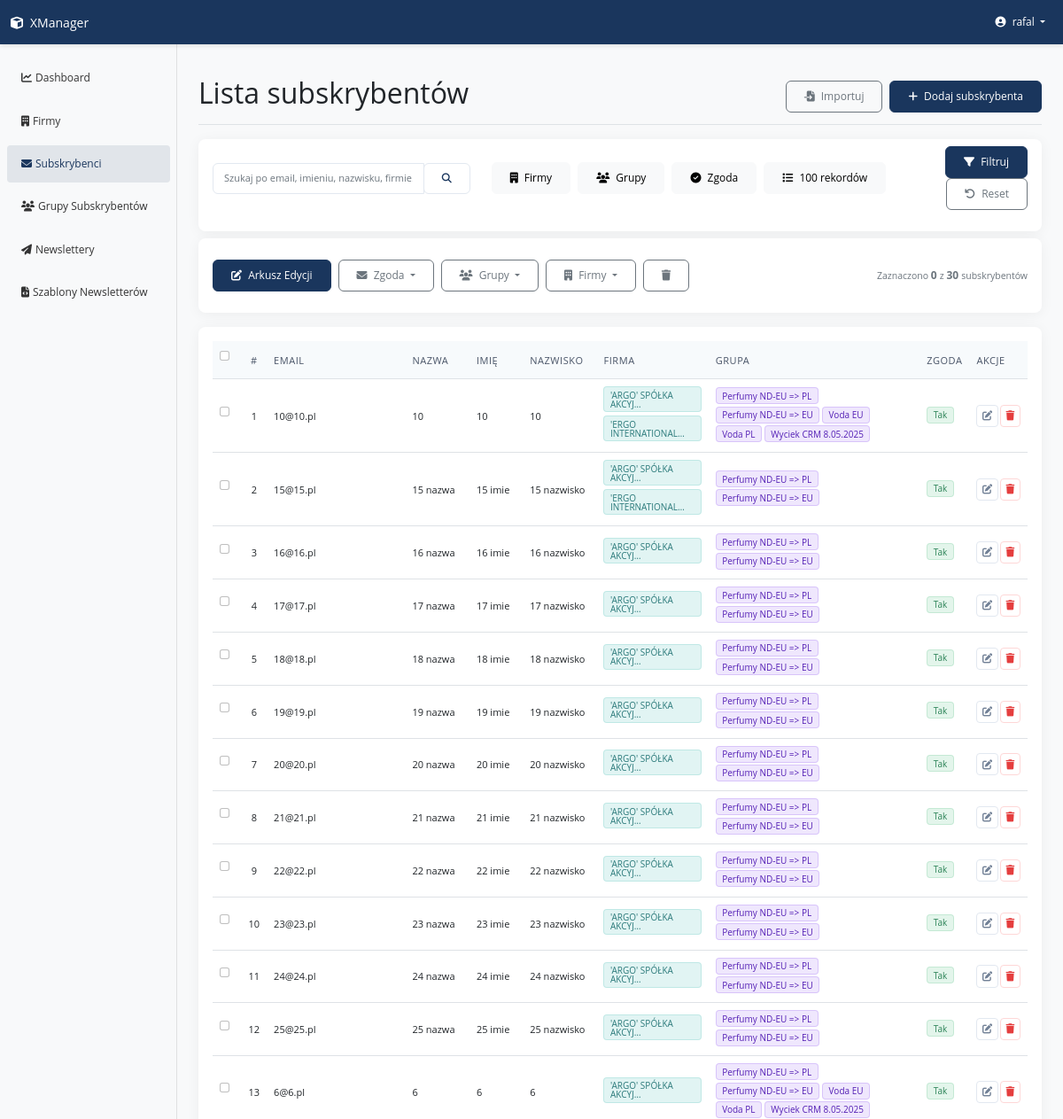
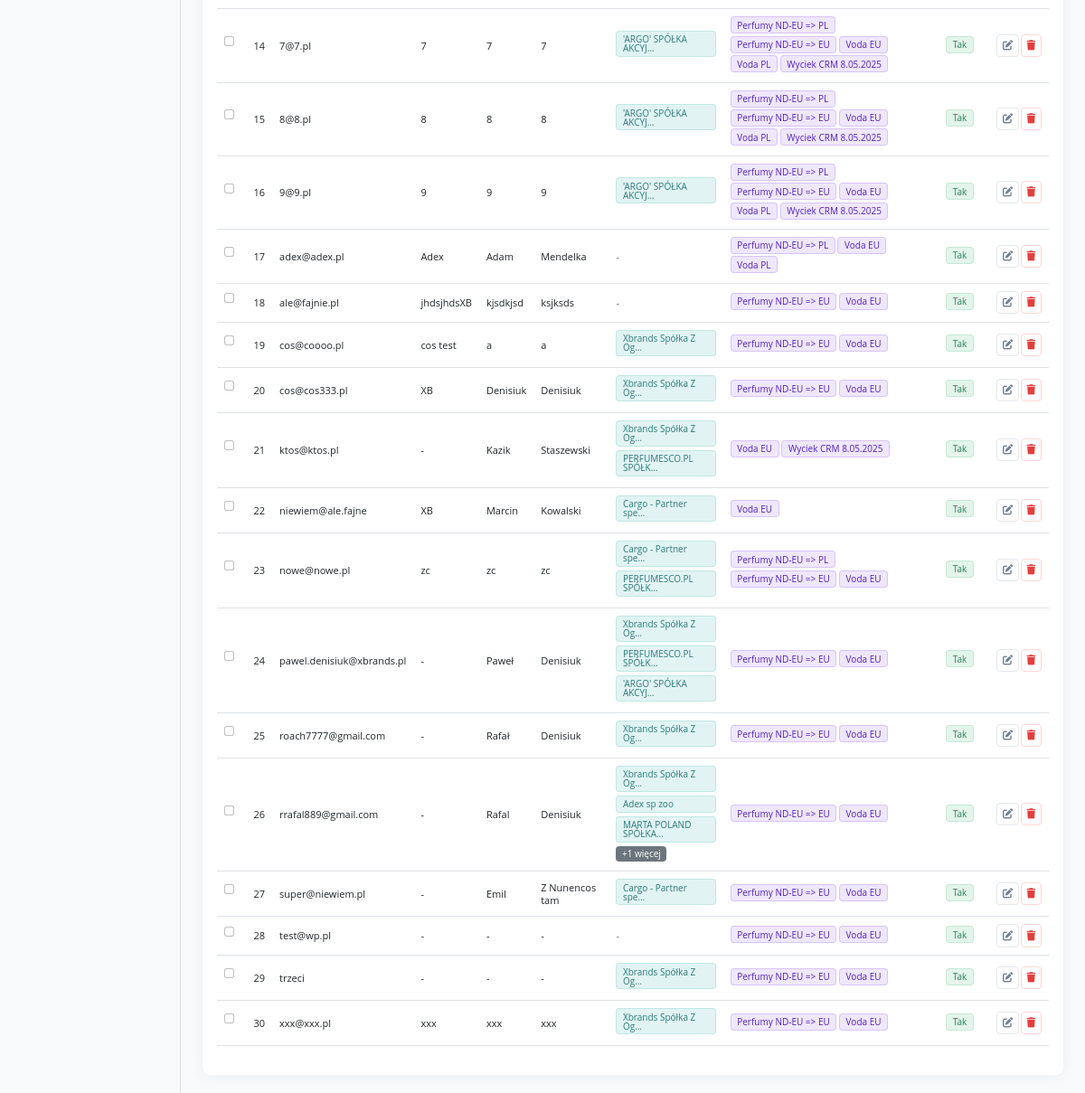
Page /subscribers/ (signed in) on the earlier database version (2 pictures, top to bottom).
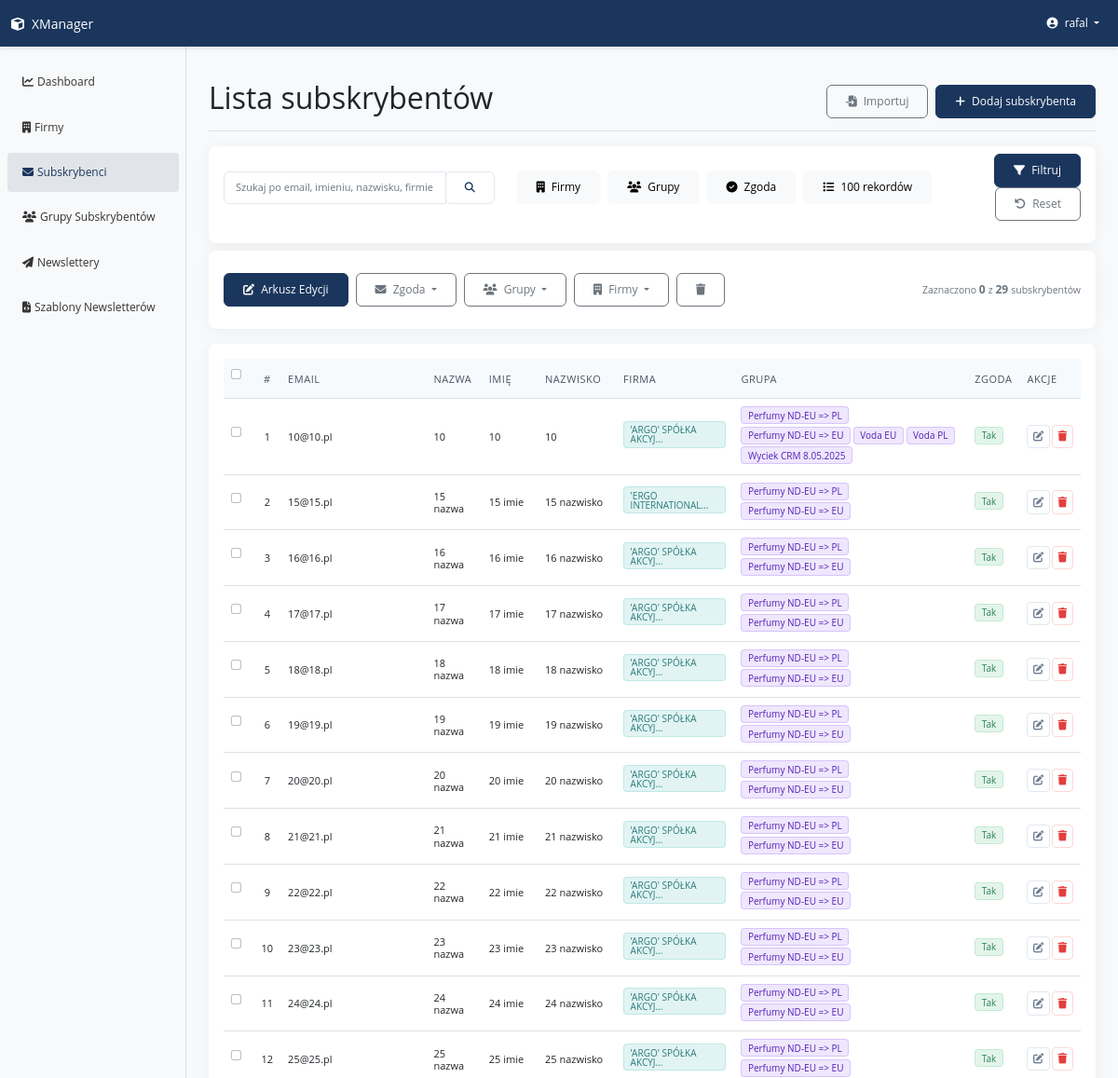
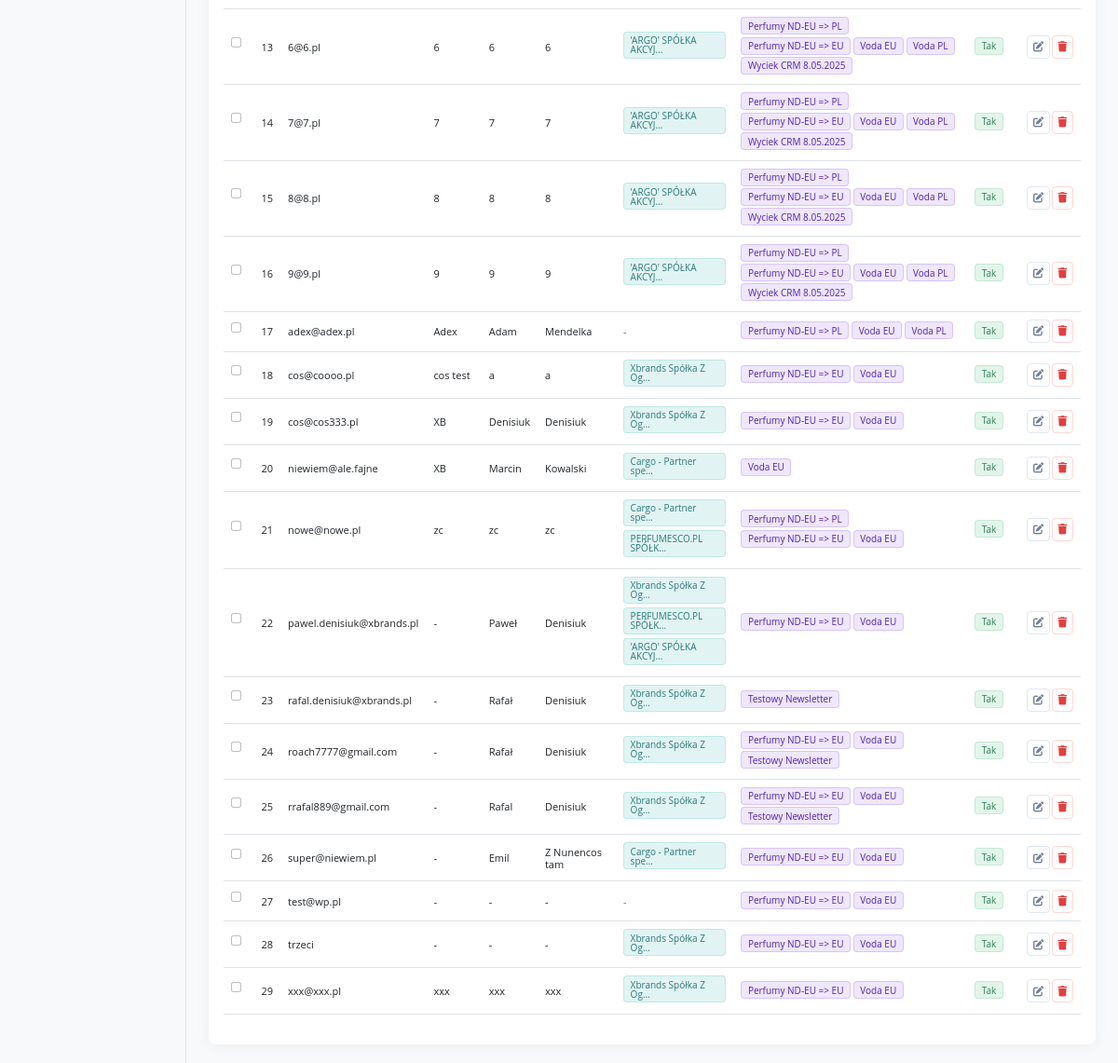
Same page on the later database version (2 pictures, top to bottom).
### apps/subscriber/models.py (models this page shows, shortened)
class Subscriber(CoreModel):
    email = models.EmailField(unique=True, verbose_name='E-mail')
    first_name = models.CharField(
        max_length=100, blank=True, verbose_name='First name')
    last_name = models.CharField(
        max_length=100, blank=True, verbose_name='Last name')
    common_name = models.CharField(
        max_length=100, blank=True, verbose_name='Common name')
    newsletter_consent = models.BooleanField(
        default=True, verbose_name='Email consent')
    group_affiliation = models.ManyToManyField(
        'SubscriberGroup', related_name='subscriber', blank=True, verbose_name='Group affiliation')
    class Meta:
        ordering = ['email']
        verbose_name = ('Subscriber')
        verbose_name_plural = ('Subscribers')

class SubscriberGroup(CoreModel):
    group_name = models.CharField(max_length=100, verbose_name='Group name')
    class Meta:
        verbose_name = ('Subscriber Group')
        verbose_name_plural = ('Subscriber Groups')

### apps/partner/models.py (models this page shows, shortened)
class Partner(CoreModel):
    country = CountryField(
        verbose_name=('Kraj'),
        help_text=(
            'Choose country, to specify a method of VAT number verification')
    )
    vat_number = models.CharField(
        max_length=20,
        verbose_name=('VAT number'),
        help_text=('Enter VAT number without country prefix')
    )
    name = models.CharField(
        max_length=100,
        verbose_name='Company name',
        blank=True,
        editable=True
    )
    name_verified = models.BooleanField(
        default=False,
        verbose_name=('Verified Name'),
        editable=True
    )
    city = models.CharField(
        max_length=100,
        verbose_name=('City'),
        blank=True,
        editable=True
    )
    street_name = models.CharField(
        max_length=100,
        verbose_name=('Street'),
        blank=True,
        editable=True
    )
    building_number = models.CharField(
        max_length=100,
        verbose_name=('Building number'),
        blank=True,
        editable=True
    )
    apartment_number = models.CharField(
        max_length=10,
        verbose_name=('Apartment number'),
        blank=True,
        null=True,
        editable=True
    )
    postal_code = models.CharField(
        max_length=10,
        verbose_name=('Postal code'),
        blank=True,
        editable=True
    )
    phone_number = models.CharField(
        validators=[phone_number_validator],
        verbose_name=('Phone number'),
        blank=True
    )
    additional_info = models.CharField(
        max_length=200,
        null=True,
        blank=True,
        verbose_name=('Additional information')
    )
    is_verified = models.BooleanField(
        default=False,
        verbose_name=('Verified'),
        editable=False
    )
    verification_date = models.DateTimeField(
        null=True,
        blank=True,
        verbose_name=('Verification date'),
        editable=False
    )
    verification_id = models.CharField(
        max_length=100,
        null=True,
        blank=True,
        verbose_name=('Verification ID'),
        help_text=('Unique query ID from government verification API system'),
        editable=False
    )
    subscriber = models.ManyToManyField(
        'subscriber.Subscriber',
        through='PartnerEmail',
        related_name='partnered_with',
        verbose_name=('Email contacts'),
        help_text=('Max 10 email addresses')
    )
    class Meta:
        verbose_name = ('Partner')
        verbose_name_plural = ('Partners')
        unique_together = [('country', 'vat_number')]

### apps/subscriber/views.py (the view, shortened to what this page needs)
# urls.py: path('', views.SubscriberListView.as_view(), name='subscriber_list'),
class SubscriberListView(LoginRequiredMixin, ListView):
    model = Subscriber
    template_name = 'subscriber/subscriber_list.html'
    context_object_name = 'subscribers'
    paginate_by = DEFAULT_PAGE_SIZE
    def get_paginate_by(self, queryset):
        page_size = self.request.GET.get('page_size', str(DEFAULT_PAGE_SIZE))
        try:
            return int(page_size)
        except ValueError:
            return DEFAULT_PAGE_SIZE
    def get_queryset(self):
        queryset = super().get_queryset()
        search_query = self.request.GET.get('search', '')
        group_id = self.request.GET.get('group', '')
        partner_id = self.request.GET.get('partner', '')
        consent = self.request.GET.get('consent', '')
        if group_id:
            queryset = queryset.filter(group_affiliation__id=group_id)
        if partner_id:
            queryset = queryset.filter(partnered_with__id=partner_id)
        if consent in ['0', '1']:
            queryset = queryset.filter(newsletter_consent=(consent == '1'))
        return queryset.distinct()
    def get_context_data(self, **kwargs):
        context = super().get_context_data(**kwargs)
        context['default_page_size'] = str(DEFAULT_PAGE_SIZE)
        context['selected_page_size'] = self.request.GET.get(
            'page_size', str(DEFAULT_PAGE_SIZE))
        context['search_query'] = self.request.GET.get('search', '')
        context['selected_groups'] = self.request.GET.getlist('group', [])
        context['selected_partners'] = self.request.GET.getlist('partner', [])
        context['selected_consent'] = self.request.GET.get('consent', '')
        context['selected_page_size'] = self.request.GET.get(
            'page_size', str(DEFAULT_PAGE_SIZE))
        context['has_active_filters'] = bool(
            context['search_query'] or
            context['selected_groups'] or
            context['selected_partners'] or
            context['selected_consent'] != '' or
            (context['selected_page_size'] !=
             '20' and context['selected_page_size'])
        )
        context['subscriber_groups'] = SubscriberGroup.objects.all().order_by(
            'group_name')
        from apps.partner.models import Partner
        context['all_partners'] = Partner.objects.all().order_by('name')
        base_url = reverse('subscribers:subscriber_list')
        search_remove_params = self.request.GET.copy()
        if 'search' in search_remove_params:
            search_remove_params.pop('search')
        if 'page' in search_remove_params:
            search_remove_params.pop('page')
        context['search_remove_url'] = f"{base_url}?{search_remove_params.urlencode()}" if search_remove_params else base_url
        consent_remove_params = self.request.GET.copy()
        if 'consent' in consent_remove_params:
            consent_remove_params.pop('consent')
        if 'page' in consent_remove_params:
            consent_remove_params.pop('page')
        context['consent_remove_url'] = f"{base_url}?{consent_remove_params.urlencode()}" if consent_remove_params else base_url
        page_size_remove_params = self.request.GET.copy()
        if 'page_size' in page_size_remove_params:
            page_size_remove_params.pop('page_size')
        if 'page' in page_size_remove_params:
            page_size_remove_params.pop('page')
        context['page_size_remove_url'] = f"{base_url}?{page_size_remove_params.urlencode()}" if page_size_remove_params else base_url
        context['group_remove_urls'] = {}
        context['partner_remove_urls'] = {}
        return context

### templates/subscriber/subscriber_list.html (shortened to what the changed rows need)
{% extends "base.html" %}
{% load static %}
{% block page_title %}Lista subskrybentów{% endblock %}
{% block content %}
    <div class="card mb-3">
        <div class="card-body py-2">
            <form method="post" action="{% url 'subscribers:subscriber_bulk_action' %}" id="bulkActionForm" class="row align-items-center">
            <div class="col-md-3 text-end">
                <div class="d-inline-block">
                    <span class="text-muted small">Zaznaczono </span>
                    <span class="fw-bold text-secondary" id="selectedCount">0</span>
                    <span class="text-muted small"> z </span>
                    <span class="fw-bold text-secondary" id="totalCount">{{ subscribers|length }}</span>
                    <span class="text-muted small"> subskrybentów</span>
                </div>
            </div>
            </form>
        </div>
    </div>
    <div class="card">
        <div class="card-body">
            {% if subscribers %}
            <div class="table-responsive">
                <table class="table table-hover table-sm">
                    <thead>
                        <tr>
                            <th>
                                <div class="form-check">
                                    <input class="form-check-input" type="checkbox" id="selectAllSubscribers" onclick="toggleCheckAll(this)">
                                </div>
                            </th>
                            <th scope="col" class="text-center" style="width: 20px;">#</th>
                            <th scope="col">Email</th>
                            <th scope="col">Nazwa</th>
                            <th scope="col">Imię</th>
                            <th scope="col">Nazwisko</th>
                            <th scope="col">Firma</th>
                            <th scope="col">Grupa</th>
                            <th scope="col">Zgoda</th>
                            <th scope="col">Akcje</th>
                        </tr>
                    </thead>
                    <tbody>
                        {% for subscriber in subscribers %}
                        <tr>
                            <td>
                                <div class="form-check">
                                    <input class="form-check-input subscriber-checkbox" type="checkbox" name="subscriber_ids" value="{{ subscriber.id }}" onclick="updateBulkActions()">
                                </div>
                            </td>
                            <td class="text-center">{{ page_obj.start_index|add:forloop.counter0 }}</td>
                            <td>{{ subscriber.email }}</td>
                            <td>{{ subscriber.common_name|default:"-" }}</td>
                            <td>{{ subscriber.first_name|default:"-" }}</td>
                            <td>{{ subscriber.last_name|default:"-" }}</td>
                            <td>
                                {% if subscriber.partnered_with.all %}
                                    {% with partner_list=subscriber.partnered_with.all|slice:":3" %}
                                        {% for partner in partner_list %}
                                            <span class="badge badge-company text-wrap text-start mb-1 d-block" style="max-width: 150px; text-overflow: ellipsis; overflow: hidden;">
                                                {{ partner.name|truncatechars:20 }}
                                            </span>
                                        {% endfor %}
                                        {% if subscriber.partnered_with.count > 3 %}
                                            <span class="badge bg-secondary">+{{ subscriber.partnered_with.count|add:"-3" }} więcej</span>
                                        {% endif %}
                                    {% endwith %}
                                {% else %}
                                    <span class="text-muted">-</span>
                                {% endif %}
                            </td>
                            <td>
                                {% if subscriber.group_affiliation.all %}
                                    {% for group in subscriber.group_affiliation.all %}
                                        <span class="badge badge-group">{{ group.group_name }}</span>
                                    {% endfor %}
                                {% else %}
                                    -
                                {% endif %}
                            </td>
                            <td>
                                {% if subscriber.newsletter_consent %}
                                    <span class="badge badge-active">Tak</span>
                                {% else %}
                                    <span class="badge badge-inactive">Nie</span>
                                {% endif %}
                            </td>
                            <td>
                                <div class="btn-group">
                                    <a href="{% url 'subscribers:subscriber_update' subscriber.id %}" class="btn btn-sm btn-outline-secondary btn-action" title="Edytuj">
                                        <i class="fas fa-edit"></i>
                                    </a>
                                    <a href="{% url 'subscribers:subscriber_delete_confirm' subscriber.id %}" class="btn btn-sm btn-outline-danger btn-action" title="Usuń">
                                        <i class="fas fa-trash"></i>
                                    </a>
                                </div>
                            </td>
                        </tr>
                        {% endfor %}
                    </tbody>
                </table>
            </div>
            {% else %}
            <div class="alert alert-info">
                <i class="fas fa-info-circle me-2"></i> Brak subskrybentów do wyświetlenia.
            </div>
            {% endif %}
        </div>
    </div>
{% endblock %}

Differences in the rows shown:
removed Subscriber: start_index|add "18", email "ale@fajnie.pl", common_name "jhdsjhdsXB", first_name "kjsdkjsd", last_name "ksjksds", newsletter_consent "Tak", SubscriberGroup (group_name "Perfumy ND-EU => EU"), SubscriberGroup (group_name "Voda EU")
removed Subscriber: start_index|add "21", email "ktos@ktos.pl", common_name "-", first_name "Kazik", last_name "Staszewski", newsletter_consent "Tak", Partner (name "Xbrands Spółka Z Og…"), Partner (name "PERFUMESCO.PL SPÓŁK…"), SubscriberGroup (group_name "Voda EU"), SubscriberGroup (group_name "Wyciek CRM 8.05.2025")
changed Subscriber "10@10.pl": loses Partner (name "'ERGO INTERNATIONAL…")
changed Subscriber "15@15.pl": loses Partner (name "'ARGO' SPÓŁKA AKCYJ…")
computed for Subscriber "cos@coooo.pl": start_index|add "19" → "18"
computed for Subscriber "cos@cos333.pl": start_index|add "20" → "19"
computed for Subscriber "niewiem@ale.fajne": start_index|add "22" → "20"
computed for Subscriber "nowe@nowe.pl": start_index|add "23" → "21"
computed for Subscriber "pawel.denisiuk@xbrands.pl": start_index|add "24" → "22"
added Subscriber: start_index|add "23", email "rafal.denisiuk@xbrands.pl", common_name "-", first_name "Rafał", last_name "Denisiuk", newsletter_consent "Tak", Partner (name "Xbrands Spółka Z Og…")
added SubscriberGroup: group_name "Testowy Newsletter"
computed for Subscriber "roach7777@gmail.com": start_index|add "25" → "24"
changed Subscriber "rrafal889@gmail.com": loses Partner (name "Adex sp zoo"); loses Partner (name "MARTA POLAND SPÓŁKA…"); start_index|add "26" → "25"; partnered_with.count|add "1" → (not shown)
computed for Subscriber "super@niewiem.pl": start_index|add "27" → "26"
computed for Subscriber "test@wp.pl": start_index|add "28" → "27"
computed for Subscriber "trzeci": start_index|add "29" → "28"
computed for Subscriber "xxx@xxx.pl": start_index|add "30" → "29"
Other differences:
{{ subscribers|length }}: "30" → "29"
